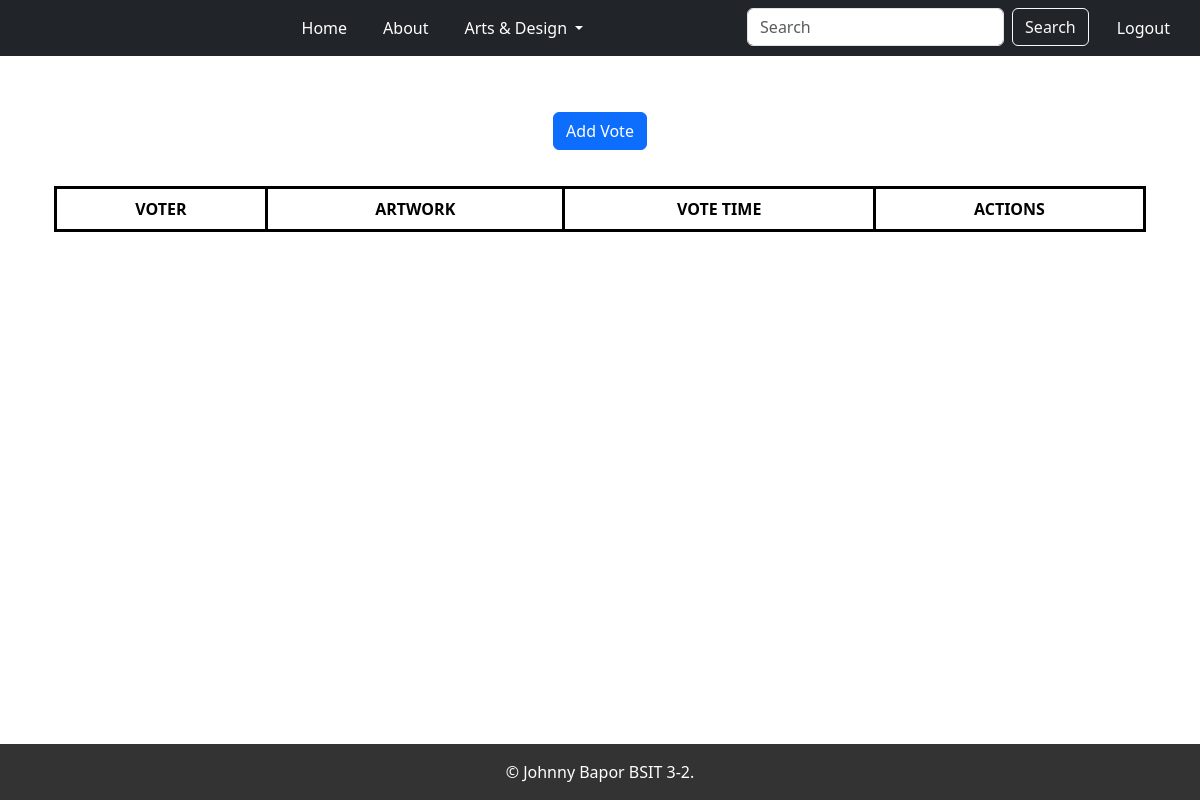
/votes/ (signed in), run on an earlier commit of the app's database.
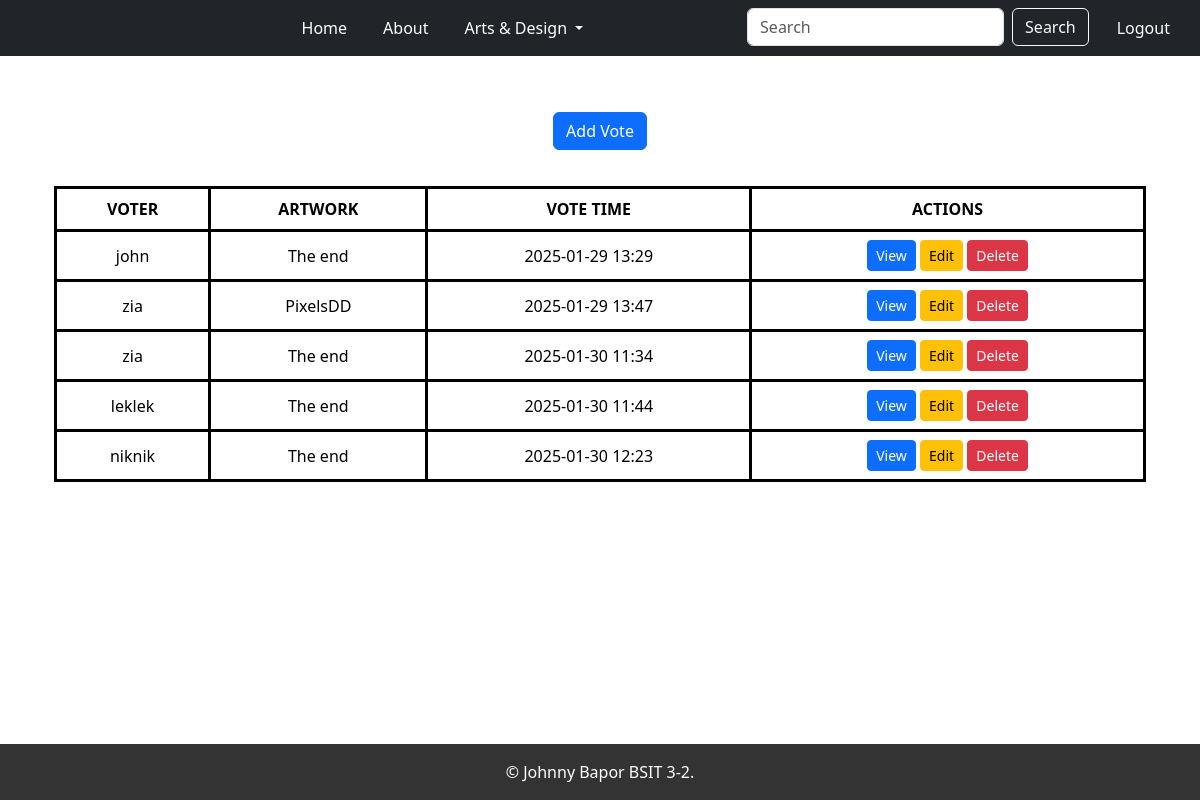
And on a later commit of the database.
### app/models.py (models this page shows, shortened)
class Vote(models.Model):
    accounts = models.ForeignKey(User, on_delete=models.CASCADE, related_name="votes")
    artwork = models.ForeignKey(Artwork, on_delete=models.CASCADE, related_name="votes")
    vote_timestamp = models.DateTimeField(auto_now_add=True)
    class Meta:
        constraints = [
            models.UniqueConstraint(fields=['accounts', 'artwork'], name='unique_vote')
        ]

class Artwork(models.Model):
    artist = models.ForeignKey(Artist, on_delete=models.CASCADE, related_name="artworks")
    artwork_title = models.CharField(max_length=255)
    artwork_description = models.TextField()
    artwork_image = models.ImageField(upload_to='artworks/', blank=True, null=True)

### app/views.py (the view)
# urls.py: path('votes/', login_required(VoteListView.as_view()), name='vote-list'),
class VoteListView(ListView):
    model = Vote
    template_name = 'app/vote_list.html'
    context_object_name = 'votes'

### app/templates/app/vote_list.html (shortened to what this page needs)
{% extends 'app/base.html' %}
{% block content %}
    <div class="container text-center mt-4">
        <a href="{% url 'vote-create' %}" class="btn btn-primary mb-3">Add Vote</a>
        <div class="table-responsive">
            <table class="table table-bordered table-hover" style="border: 3px solid black;">
                <thead class="thead-dark">
                <tr style="border: 3px solid black;">
                    <th class="text-center" style="border: 3px solid black;">Voter</th>
                    <th class="text-center" style="border: 3px solid black;">Artwork</th>
                    <th class="text-center" style="border: 3px solid black;">Vote Time</th>
                    <th class="text-center" style="border: 3px solid black;">Actions</th>
                </tr>
                </thead>
                <tbody>
                {% for vote in votes %}
                    <tr style="border: 3px solid black;">
                        <td class="align-middle text-center"
                            style="border: 3px solid black;">{{ vote.accounts.username }}</td>
                        <td class="align-middle text-center"
                            style="border: 3px solid black;">{{ vote.artwork.artwork_title }}</td>
                        <td class="align-middle text-center"
                            style="border: 3px solid black;">{{ vote.vote_timestamp|date:"Y-m-d H:i" }}</td>
                        <td class="align-middle text-center" style="border: 3px solid black;">
                            <a href="{% url 'vote-detail' vote.pk %}" class="btn btn-primary btn-sm">View</a>
                            <a href="{% url 'vote-update' vote.pk %}" class="btn btn-warning btn-sm">Edit</a>
                            <a href="{% url 'vote-delete' vote.pk %}" class="btn btn-danger btn-sm">Delete</a>
                        </td>
                    </tr>
                {% endfor %}
                </tbody>
            </table>
        </div>
    </div>
{% endblock %}

What changed in the data, as far as the page shows it:
added Vote: accounts.username "john", artwork.artwork_title "The end", vote_timestamp "2025-01-29 13:29"
added Vote: accounts.username "zia", artwork.artwork_title "PixelsDD", vote_timestamp "2025-01-29 13:47"
added Vote: accounts.username "zia", artwork.artwork_title "The end", vote_timestamp "2025-01-30 11:34"
added Vote: accounts.username "leklek", artwork.artwork_title "The end", vote_timestamp "2025-01-30 11:44"
added Vote: accounts.username "niknik", artwork.artwork_title "The end", vote_timestamp "2025-01-30 12:23"
